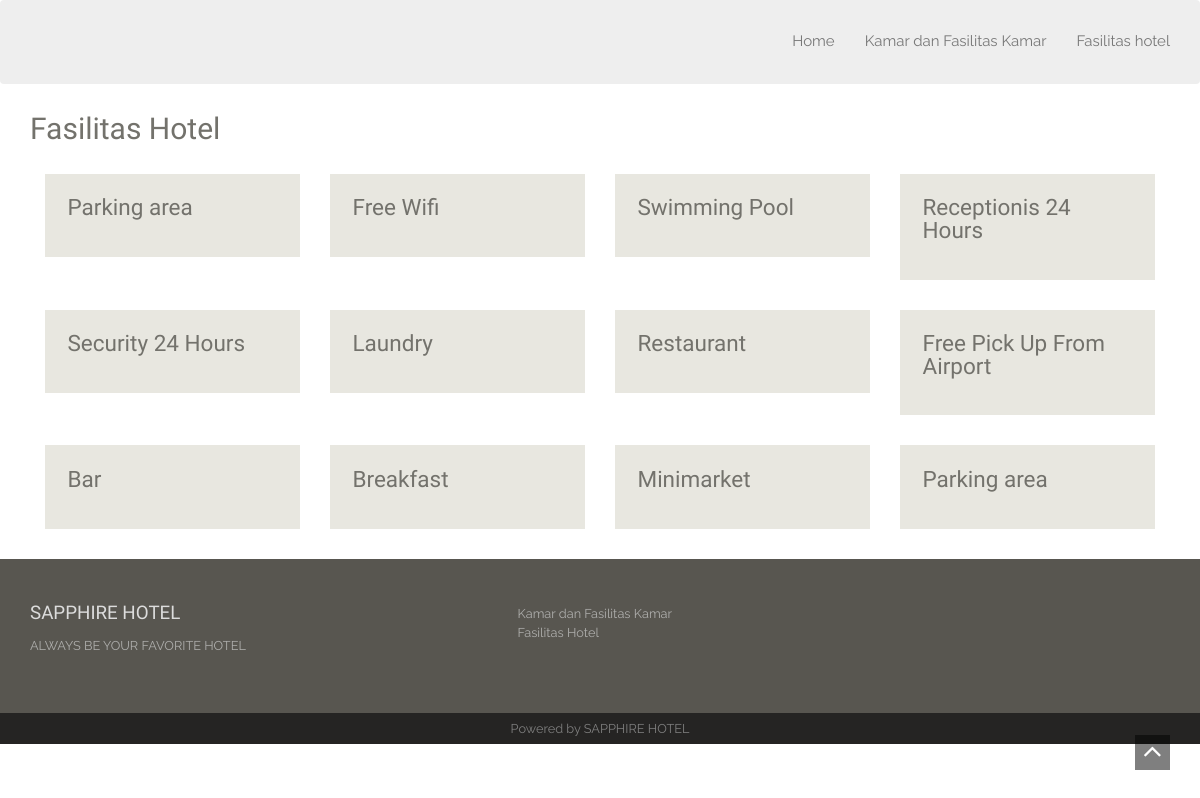
Page /fasilitas.php on the committed database.
### tables this page shows
CREATE TABLE `fasilitas_hotel` (
  `id` int(11) NOT NULL,
  `f1` varchar(50) NOT NULL,
  `gambar` varchar(50) NOT NULL
);

### fasilitas.php (the view, shortened to what this page needs)
<?php include 'header.php'; ?>
<div class="container">
       <h1 class="title">Fasilitas Hotel</h1>
       <?php
       require 'db.php';
       $sql = mysqli_query($connection, "select * from fasilitas_hotel WHERE id='1'");
       while ($data = mysqli_fetch_array($sql)) {
       ?>
              <div class="col-sm-3 wowload fadeInUp">
                     <div class="rooms">
                            <div class="info">
                                   <h3><?php echo $data['f1']; ?></h3>
                            </div>
                     </div>
              </div>
       <?php
       }
       ?>
       <?php
       require 'db.php';
       $sql = mysqli_query($connection, "select * from fasilitas_hotel WHERE id='2'");
       while ($data = mysqli_fetch_array($sql)) {
       ?>
              <div class="col-sm-3 wowload fadeInUp">
                     <div class="rooms">
                            <div class="info">
                                   <h3><?php echo $data['f1']; ?></h3>
                            </div>
                     </div>
              </div>
       <?php
       }
       ?>
       <?php
       require 'db.php';
       $sql = mysqli_query($connection, "select * from fasilitas_hotel WHERE id='3'");
       while ($data = mysqli_fetch_array($sql)) {
       ?>
              <div class="col-sm-3 wowload fadeInUp">
                     <div class="rooms">
                            <div class="info">
                                   <h3><?php echo $data['f1']; ?></h3>
                            </div>
                     </div>
              </div>
       <?php
       }
       ?>
       <?php
       require 'db.php';
       $sql = mysqli_query($connection, "select * from fasilitas_hotel WHERE id='4'");
       while ($data = mysqli_fetch_array($sql)) {
       ?>
              <div class="col-sm-3 wowload fadeInUp">
                     <div class="rooms">
                            <div class="info">
                                   <h3><?php echo $data['f1']; ?></h3>
                            </div>
                     </div>
              </div>
       <?php
       }
       ?>
       <?php
       require 'db.php';
       $sql = mysqli_query($connection, "select * from fasilitas_hotel WHERE id='5'");
       while ($data = mysqli_fetch_array($sql)) {
       ?>
              <div class="col-sm-3 wowload fadeInUp">
                     <div class="rooms">
                            <div class="info">
                                   <h3><?php echo $data['f1']; ?></h3>
                            </div>
                     </div>
              </div>
       <?php
       }
       ?>
       <?php
       require 'db.php';
       $sql = mysqli_query($connection, "select * from fasilitas_hotel WHERE id='6'");
       while ($data = mysqli_fetch_array($sql)) {
       ?>
              <div class="col-sm-3 wowload fadeInUp">
                     <div class="rooms">
                            <div class="info">
                                   <h3><?php echo $data['f1']; ?></h3>
                            </div>
                     </div>
              </div>
       <?php
       }
       ?>
       <?php
       require 'db.php';
       $sql = mysqli_query($connection, "select * from fasilitas_hotel WHERE id='7'");
       while ($data = mysqli_fetch_array($sql)) {
       ?>
              <div class="col-sm-3 wowload fadeInUp">
                     <div class="rooms">
                            <div class="info">
                                   <h3><?php echo $data['f1']; ?></h3>
                            </div>
                     </div>
              </div>
       <?php
       }
       ?>
       <?php
       require 'db.php';
       $sql = mysqli_query($connection, "select * from fasilitas_hotel WHERE id='8'");
       while ($data = mysqli_fetch_array($sql)) {
       ?>
              <div class="col-sm-3 wowload fadeInUp">
                     <div class="rooms">
                            <div class="info">
                                   <h3><?php echo $data['f1']; ?></h3>
                            </div>
                     </div>
              </div>
       <?php
       }
       ?>
       <?php
       require 'db.php';
       $sql = mysqli_query($connection, "select * from fasilitas_hotel WHERE id='9'");
       while ($data = mysqli_fetch_array($sql)) {
       ?>
              <div class="col-sm-3 wowload fadeInUp">
                     <div class="rooms">
                            <div class="info">
                                   <h3><?php echo $data['f1']; ?></h3>
                            </div>
                     </div>
              </div>
       <?php
       }
       ?>
       <?php
       require 'db.php';
       $sql = mysqli_query($connection, "select * from fasilitas_hotel WHERE id='10'");
       while ($data = mysqli_fetch_array($sql)) {
       ?>
              <div class="col-sm-3 wowload fadeInUp">
                     <div class="rooms">
                            <div class="info">
                                   <h3><?php echo $data['f1']; ?></h3>
                            </div>
                     </div>
              </div>
       <?php
       }
       ?>
       <?php
       require 'db.php';
       $sql = mysqli_query($connection, "select * from fasilitas_hotel WHERE id='11'");
       while ($data = mysqli_fetch_array($sql)) {
       ?>
              <div class="col-sm-3 wowload fadeInUp">
                     <div class="rooms">
                            <div class="info">
                                   <h3><?php echo $data['f1']; ?></h3>
                            </div>
                     </div>
              </div>
       <?php
       }
       ?>
       <?php
       require 'db.php';
       $sql = mysqli_query($connection, "select * from fasilitas_hotel WHERE id='1'");
       while ($data = mysqli_fetch_array($sql)) {
       ?>
              <div class="col-sm-3 wowload fadeInUp">
                     <div class="rooms">
                            <div class="info">
                                   <h3><?php echo $data['f1']; ?></h3>
                            </div>
                     </div>
              </div>
       <?php
       }
       ?>
</div>
<?php include 'footer.php'; ?>

### assets/style.css (style rules this page uses)
body { background-color: #fff;font-family: 'Raleway', sans-serif;font-size: 15px;line-height: 15px; color: #73726C; }
h1,h2,h3,h4,h5,h6 { font-family:'Old Standard TT', serif;line-height: 1em;margin: 0; }
h1 { font-size: 5em; }
h1.title,h2 { font-size: 2em;line-height: 3em; }
h3 { font-size: 1.5em; margin-bottom: 0.70em; }
.rooms { margin-bottom: 2em; }
.rooms .info { padding: 1.5em;background-color: #E8E7E0; }

### rows in the picture
fasilitas_hotel: f1 "Parking area"
fasilitas_hotel: f1 "Free Wifi"
fasilitas_hotel: f1 "Swimming Pool"
fasilitas_hotel: f1 "Receptionis 24 Hours"
fasilitas_hotel: f1 "Security 24 Hours"
fasilitas_hotel: f1 "Laundry"
fasilitas_hotel: f1 "Restaurant"
fasilitas_hotel: f1 "Free Pick Up From Airport"
fasilitas_hotel: f1 "Bar"
fasilitas_hotel: f1 "Breakfast"
fasilitas_hotel: f1 "Minimarket"
